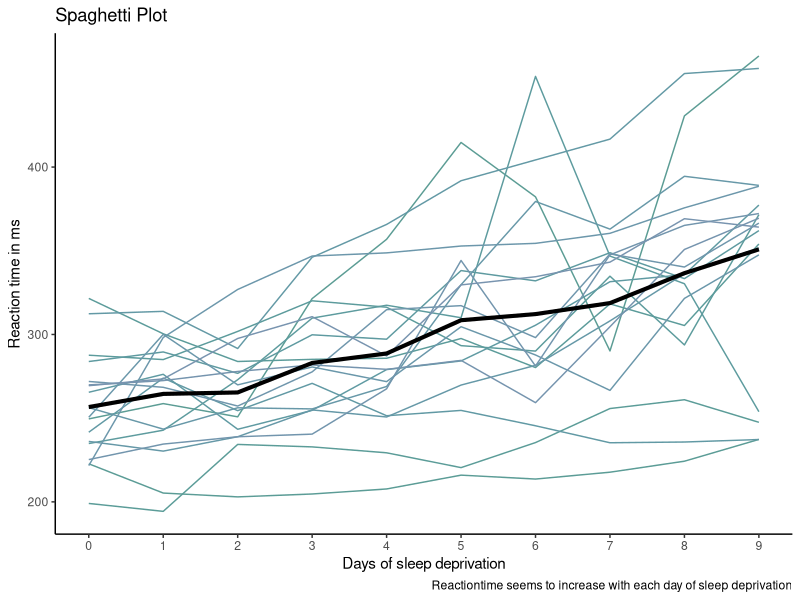
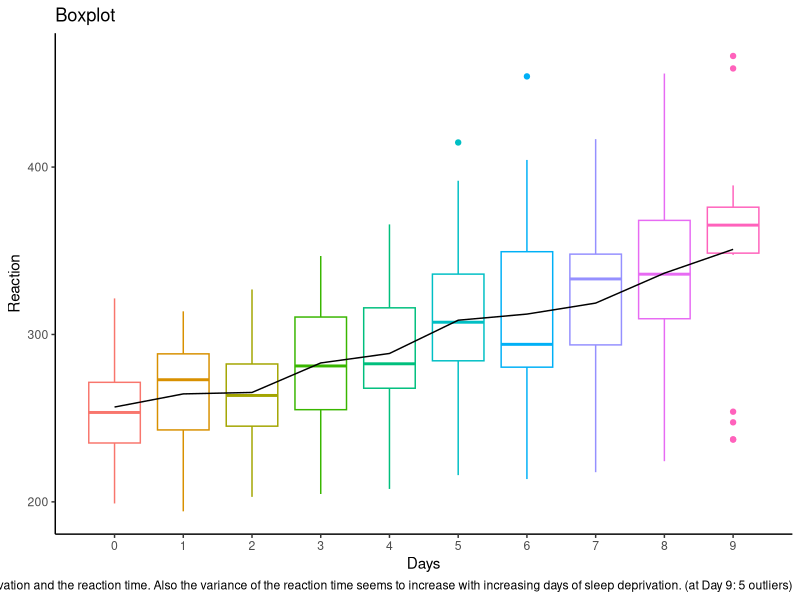
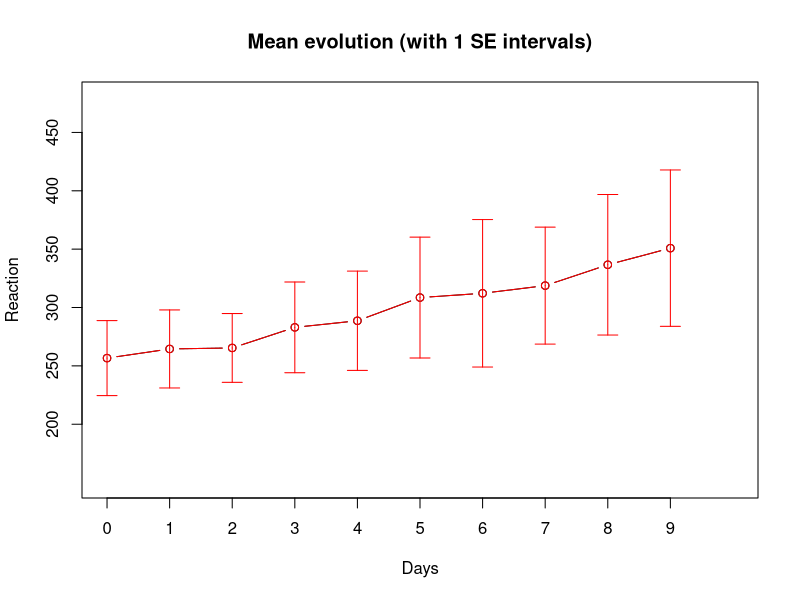
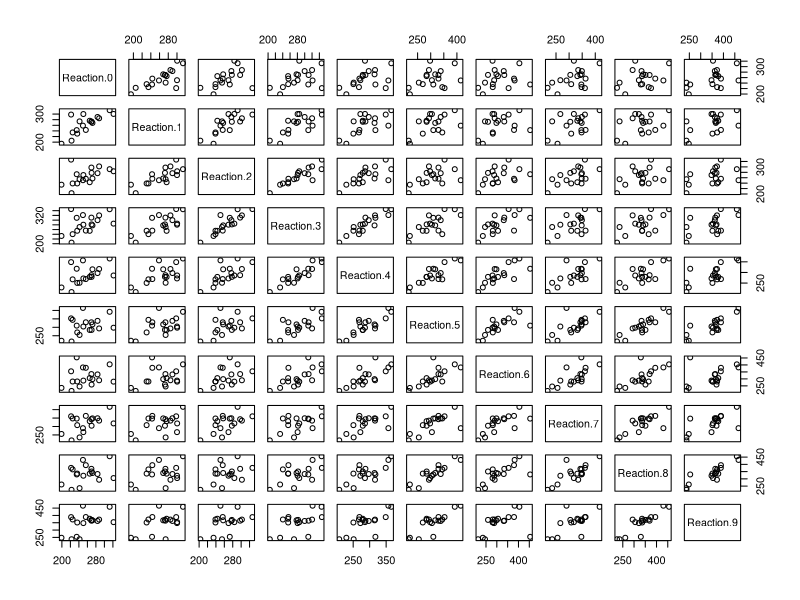
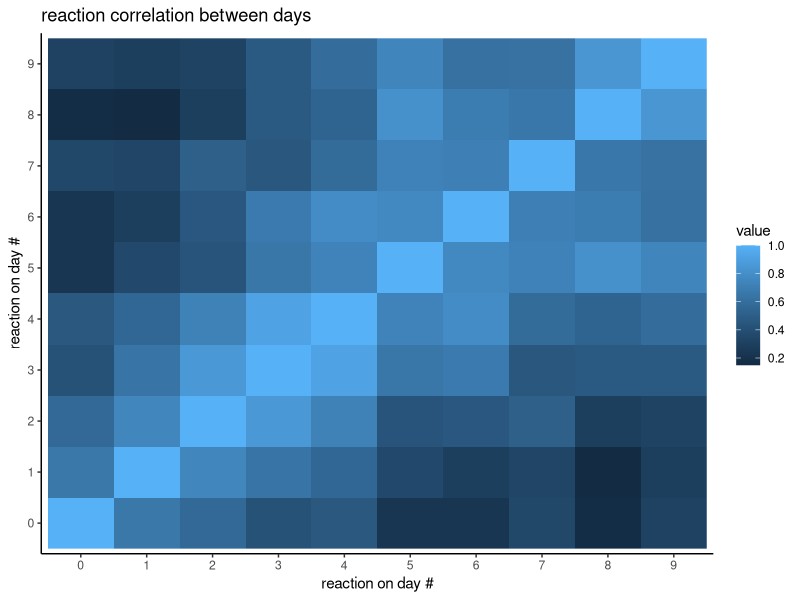
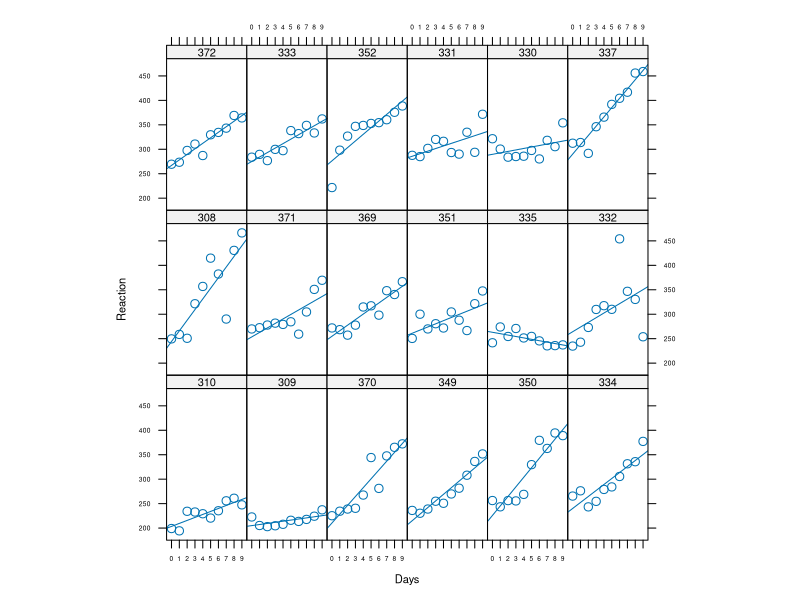
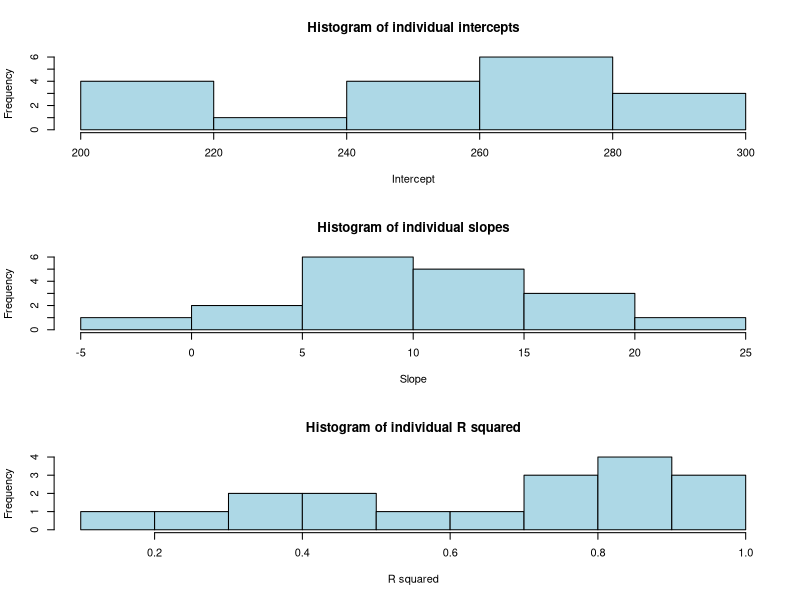
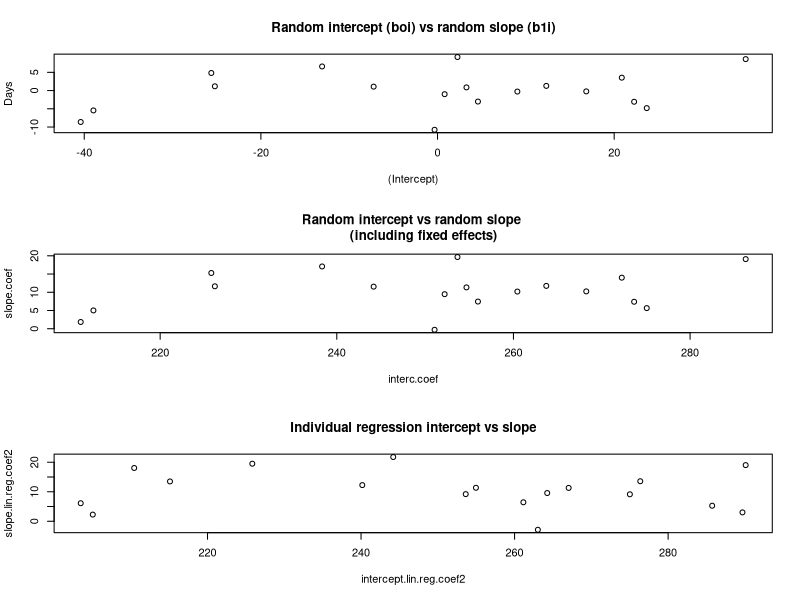

Source code (R) for these figures, in order:
## ---- chunk 1
knitr::opts_chunk$set(echo = FALSE)
## ---- chunk 2
library(tidyverse)
library(lattice)
library(lme4)
library(arm)
library(ggplot2)
library(reshape2)

ggplot2::theme_set(theme_classic())
## ---- chunk 3
sleep <- read.table('sleep.txt')
head(sleep, 12)
## ---- chunk 4
average_reaction_time <- sleep %>%
  group_by(Days) %>%
  summarise(mean_reaction_time   = mean(Reaction),
            median_reaction_time = median(Reaction),
            sd_reaction_time     = sd(Reaction))

sleep_spag_plot <- ggplot(sleep) +
  geom_line(aes(Days, Reaction, colour = factor(Subject)),
            show.legend = FALSE) +
  geom_line(data = average_reaction_time,
            aes(Days, mean_reaction_time),
            colour = "BLACK",
            size   = 1.4) + 
  labs(title   = "Spaghetti Plot",
       caption = "Reactiontime seems to increase with each day of sleep deprivation",
       x       = "Days of sleep deprivation",
       y       = "Reaction time in ms") +
  scale_colour_hue(h = c(180, 240), l = 60, c = 30) +
  scale_x_continuous(breaks = 0:9)
sleep_spag_plot
## ---- chunk 5
ggplot(sleep) + 
  geom_boxplot(aes(Days, Reaction, colour = factor(Days)),
               show.legend = FALSE) +
  geom_line(data   = average_reaction_time,
            aes(Days, mean_reaction_time),
            colour = "black",
            size   = 0.5) +
  labs(title   = "Boxplot",
       caption = "It seems as if there's a linear trend between the number of days of sleep deprivation and the reaction time. Also the variance of the reaction time seems to increase with increasing days of sleep deprivation. (at Day 9: 5 outliers)") +
  scale_x_continuous(breaks = 0:9)
       
       ##TODO add violin plot, add axis      
## ---- chunk 6
sleep.mean <- tapply(sleep$Reaction, list(sleep$Days), mean)
sleep.sd   <- tapply(sleep$Reaction, list(sleep$Days), sd)
sleep.var  <- tapply(sleep$Reaction, list(sleep$Days), var)
sleep.n    <- table(sleep$Days)

overview   <- cbind(c(0:9), sleep.mean, sleep.sd, sleep.var, sleep.n)
colnames(overview) <- c('Days', 'Mean', 'SD', 'Var', 'n')
knitr::kable(round(overview, 2), "pandoc")
## ---- chunk 7
## TODO? change to ggplot instead of plot?
## example:
# sleep_descr_stats <- sleepf %>%
#   dplyr::group_by(days) %>%
#   dplyr::summarise(reaction_mean  = mean(reaction),
#                    reaction_sd    = sd(reaction)) %>% 
#   dplyr::mutate(reaction_upper_se = reaction_mean + reaction_sd,
#                 reaction_lower_se = reaction_mean - reaction_sd) %>% 
#   dplyr::ungroup()
#
# ggplot2::ggplot() +
# geom_line(aes(x=days, y=reaction_mean, group=1),
#          size=1) +
# geom_errorbar(aes(x=days, ymin=reaction_lower_se, ymax=reaction_upper_se),
#               size=.4,
#              alpha=.6)

# General function to plot error bars
errbar <- function(x, y, height, width, lty=1, col="black"){
  arrows(x, y, x, y + height,
         angle  = 90,
         length = width,
         lty    = lty,
         col    = col)
  arrows(x, y, x, y - height,
         angle  = 90,
         length = width,
         lty    = lty,
         col    = col)
}

## Plotting mean evolution
plot(c(0:9), overview[,2] ,
     type = "b",
     xlim = c(0,10),
     ylim = c(150,480),
     xlab = "Days",
     ylab = "Reaction",
     axes = F,
     main = "Mean evolution (with 1 SE intervals)")

axis(side = 1,at = c(0:9),labels=c(0:9))
axis(side = 2,at = seq(200,450,50))

box()
points(c(0:9), overview[,2],
       type = "b",
       col  = "red")
errbar(c(0:9), overview[,2], sleep.sd, 0.1,
       col  = "red")
## ---- chunk 8
## Reshaping the data into a wide form
sleep.resh <- reshape(sleep,
                      timevar   = "Days",
                      idvar     = c("Subject"),
                      direction = "wide")
knitr::kable(sleep.resh, "pandoc")
## ---- chunk 9
# check normality of variables Reaction.X
for (i in c(2:11)) {
  print(shapiro.test(sleep.resh[,i]))
}
## ---- chunk 10
## Correlation between the Reaction scores at different days
cor(sleep.resh[, 2:11], method = 'spearman')

pairs(sleep.resh[, 2:11])
##TODO add cor + colours fancy plot
## ---- chunk 11
## Correlation between the Reaction scores at different days

cors <- cor(sleep.resh[, 2:11], method = 'spearman')

ggplot(melt(cors), aes(Var1,Var2, fill = value)) +
  geom_raster() +
  scale_x_discrete(labels = 0:9) +
  scale_y_discrete(labels = 0:9) +
  labs(title = "reaction correlation between days",
       x = "reaction on day #",
       y = "reaction on day #")
## ---- chunk 12
## Trellis graph
## Displaying the linear regression per person

cf <- sapply(sleep$Subject, 
            function(x) coef(lm(Reaction~Days, data=subset(sleep, Subject == x))))

Sx <- reorder(sleep$Subject, cf[1,]) 
# 
xyplot(Reaction ~ Days|Sx,
       data          = sleep,
       type          = c('p', 'r'),
       auto.key      = T,
       aspect        = "xy",
       par.settings  = list(axis.text = list(cex = 0.6),
                           fontsize = list(text = 8, points = 10)),
       scales = list(x = list(at = c(0:9), labels = c("0","1","2", "3", "4", "5", "6", "7", "8", "9"))))
       
## ---- chunk 13
## Linear regression per participant of Reaction on Days

## Coefficients
lin.reg.coef  <- by(sleep, sleep$Subject,
                   function(data) coef(lm(Reaction ~ Days, data = data)))
lin.reg.coef1 <- unlist(lin.reg.coef)
names(lin.reg.coef1) <- NULL
lin.reg.coef2 <- matrix(lin.reg.coef1,
                        length(lin.reg.coef1)/2,
                        2,
                        byrow = TRUE)

## R squared
lin.reg.r.squared  <- by(sleep, sleep$Subject,
                        function(data) summary(lm(Reaction ~ Days, data = data))$r.squared )
lin.reg.r.squared1 <- as.vector(unlist(lin.reg.r.squared))

## Histograms
par(mfrow = c(3,1))
hist(lin.reg.coef2[,1],
     xlab = "Intercept",
     col  = "lightblue",
     main = "Histogram of individual intercepts")
hist(lin.reg.coef2[,2],
     xlab = "Slope",
     col  = "lightblue",
     main = "Histogram of individual slopes")
hist(lin.reg.r.squared1,
     xlab = "R squared",
     col  = "lightblue",
     main = "Histogram of individual R squared")

## ---- chunk 14
sleep.reml <- lmer(formula = Reaction ~ 1 + Days + (1 + Days|Subject),
                   data = sleep)
summary(sleep.reml) 
## ---- chunk 15
confint(sleep.reml,
        method    = 'boot',
        boot.type = 'perc',
        oldNames  = F,
        nsim      = 500)
## ---- chunk 16
sleep.full      <- lmer(Reaction~1+Days+(1 + Days|Subject), REML = FALSE, data = sleep)
sleep.intercept <- lmer(Reaction~1+(1|Subject), REML = FALSE, data = sleep)
anova(sleep.full,sleep.intercept)

## ---- chunk 17
D.sleep = unclass(VarCorr(sleep.reml))$Subject 
D.sleep

## ---- chunk 18
sleep.o <- ranef(sleep.reml)$Subject
head(sleep.o,10)
## ---- chunk 19

plot(sleep.o, main = "Random intercept (boi) vs random slope (b1i)")
#plot modelled intercept and slope incl fixed effects
ind.coef = coef(sleep.reml)$Subject
head(ind.coef)
interc.coef = ind.coef[,1]
slope.coef = ind.coef[,2]
plot(interc.coef,slope.coef, main = "Random intercept vs random slope 
     (including fixed effects)")

#plot individual intercept and slope to compare 
intercept.lin.reg.coef2 = lin.reg.coef2[,1]
slope.lin.reg.coef2 = lin.reg.coef2[,2]
plot(intercept.lin.reg.coef2, slope.lin.reg.coef2, main = "Individual regression intercept vs slope")
